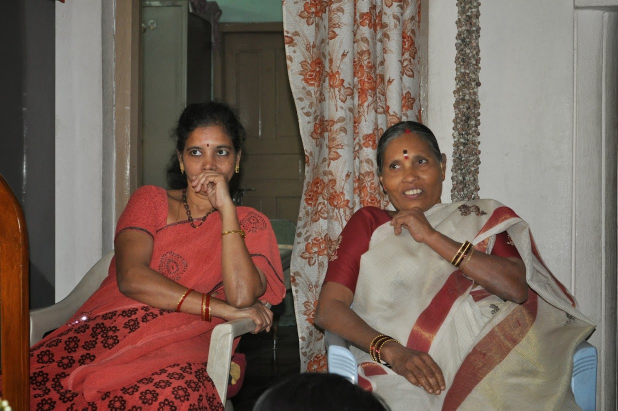
#> input picture ImageBlur/for_blur.png, 1236 x 821 px (shown at 1/2 size)
$ python ImageBlur.py
#> lines starting #> are read from the running program, lines starting #| are printed output that depends on the picture; after the words box and inside, x2 and y2 are one past the last pixel; in counts of white or black regions, pixels touching at a corner belong together
### Masking/blur_face_params.py
import cv2

"parameters for blurring only required face"
image=cv2.imread('for_blur.png')
#> image is the input picture: shape (821, 1236, 3); mean B, G, R 88.7, 98.8, 119.1
rect_start_pix=(350,200)
rect_end_pix=(500, 356)
req_color=(0, 255, 0)
kernel_size=(23, 23)
kernel_border=30

### ImageBlur/ImageBlur.py
import numpy as np
import argparse
import cv2
import blur_face_params as p

image =cv2.imread("for_blur.png")
blue=(255,0,0)
#cv2.rectangle(image, (200, 50), (225, 125), blue, -1)
#cv2.rectangle(image, (134, 200), (186, 218), (0, 0, 255), -1)
cv2.rectangle(image, p.rect_start_pix, p.rect_end_pix, blue)
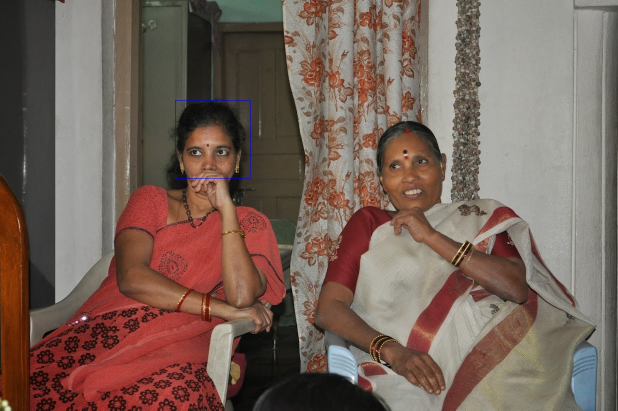
#> image: shape (821, 1236, 3) (shown at 1/2 size); 0.06% of pixels changed, all inside (x1, y1, x2, y2) = (350, 200, 501, 357)
cv2.imshow("image", image)
cv2.waitKey(0)
face = image[p.rect_start_pix[1]:p.rect_end_pix[1], p.rect_start_pix[0]:p.rect_end_pix[0]]
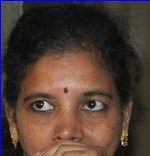
#> face: shape (156, 150, 3); mean B, G, R 51.1, 60.9, 79.6
#face = image[200:356,350:500]
face = cv2.GaussianBlur(face,p.kernel_size, p.kernel_border)
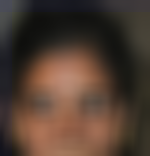
#> face: shape (156, 150, 3); mean B, G, R 49.7, 61.2, 79.9
cv2.imshow("sub_face", face)
cv2.waitKey(0)
#result_image[y:y+sub_face.shape[0], x:x+sub_face.shape[1]] = sub_face
image[p.rect_start_pix[1]:p.rect_start_pix[1]+face.shape[0], p.rect_start_pix[0]:p.rect_start_pix[0]+face.shape[1]] = face
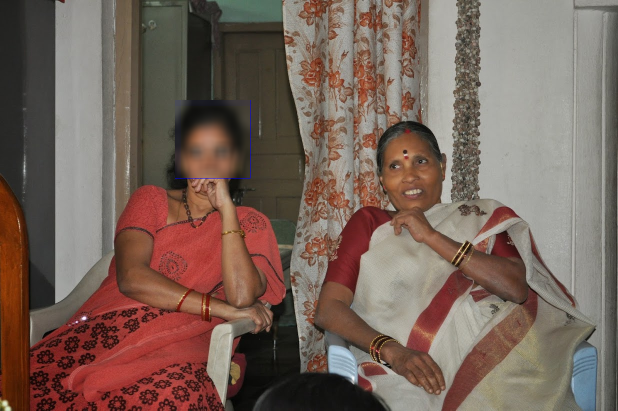
#> image: shape (821, 1236, 3) (shown at 1/2 size); 2.29% of pixels changed, all inside (x1, y1, x2, y2) = (350, 200, 500, 356)
cv2.imshow("blurred face", image)
cv2.waitKey(0)
